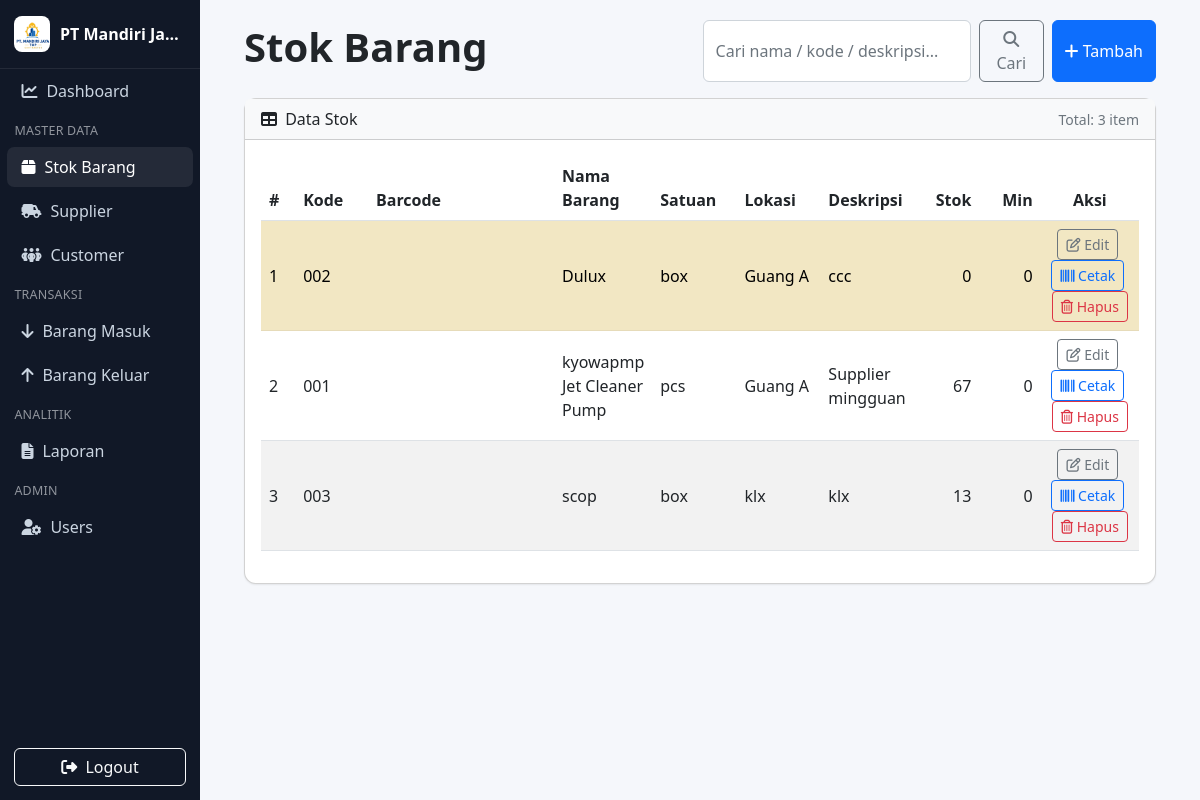
The page /pages/stok.php (signed in) on the database its author committed.
### tables this page shows
CREATE TABLE `stock` (
  `id_barang` int NOT NULL,
  `nama_barang` varchar(25) NOT NULL,
  `deskripsi` varchar(30) NOT NULL,
  `stock` int NOT NULL,
  `min_stock` int DEFAULT '0',
  `satuan` varchar(50) DEFAULT NULL,
  `lokasi` varchar(100) DEFAULT NULL,
  `kode_barang` varchar(50) DEFAULT NULL
);

### config.php (called while the page is built, shortened)
<?php
function url(string $path = ''): string {
  $base = rtrim(BASE_URL, '/');
  $path = ltrim($path, '/');
  return $base . '/' . $path;
}

### pages/stok.php (the view, shortened to what this page needs)
<?php
require_once __DIR__ . '/../config.php';
require_once __DIR__ . '/../koneksi.php';
include __DIR__ . '/../includes/header.php';
include __DIR__ . '/../includes/sidebar.php';
$conn = isset($koneksi) && $koneksi instanceof mysqli ? $koneksi : null;
function has_column(mysqli $db, string $table, string $col): bool {
  $tbl = $db->real_escape_string($table);
  $c   = $db->real_escape_string($col);
  $res = $db->query("SHOW COLUMNS FROM `{$tbl}` LIKE '{$c}'");
  return ($res && $res->num_rows > 0);
}
function s($v){ return trim((string)($v ?? '')); }
function i($v){ return (int)($v ?? 0); }
$hasMin   = has_column($conn,'stock','min_stock');
$hasSat   = has_column($conn,'stock','satuan');
$hasLok   = has_column($conn,'stock','lokasi');
$hasKode  = has_column($conn,'stock','kode_barang');
$hasDesc  = has_column($conn,'stock','deskripsi');
$q      = s($_GET['q'] ?? '');
$page   = max(1, i($_GET['page'] ?? 1));
$perPage= 10;
$offset = ($page-1)*$perPage;
$where="1=1"; $params=[]; $types='';
$sqlCount="SELECT COUNT(*) FROM stock WHERE $where";
$stmt=$conn->prepare($sqlCount);
$stmt->execute();
$totalRows=(int)$stmt->get_result()->fetch_row()[0];
$sqlList = "SELECT id_barang, nama_barang, stock"
          .($hasKode?", kode_barang":"")
          .($hasMin ?", min_stock":"")
          .($hasSat ?", satuan":"")
          .($hasLok ?", lokasi":"")
          .($hasDesc?", deskripsi":"")
          ." FROM stock WHERE $where
             ORDER BY nama_barang ASC LIMIT ? OFFSET ?";
$params2=$params; $types2=$types.'ii'; $params2[]=$perPage; $params2[]=$offset;
$stmt=$conn->prepare($sqlList);
if ($params) $stmt->bind_param($types2, ...$params2);
else $stmt->bind_param('ii',$perPage,$offset);
$stmt->execute();
$res=$stmt->get_result();
$rows=[]; while($r=$res->fetch_assoc()) $rows[]=$r;
?>
<div class="container-fluid px-3 px-xl-4">
  <div class="d-flex flex-wrap justify-content-between align-items-center mb-3">
    <h1 class="fw-bold mb-2">Stok Barang</h1>
    <div class="d-flex gap-2">
      <form class="d-flex" method="get" action="<?= url('pages/stok.php') ?>">
        <input type="text" class="form-control" name="q" placeholder="Cari nama / kode / deskripsi..."
               value="<?= htmlspecialchars($q) ?>">
        <button class="btn btn-outline-secondary ms-2" type="submit">
          <i class="fa-solid fa-magnifying-glass"></i> Cari
        </button>
      </form>
      <button class="btn btn-primary" data-bs-toggle="modal" data-bs-target="#modalForm">
        <i class="fa-solid fa-plus"></i> Tambah
      </button>
    </div>
  </div>
  <div class="card mb-3">
    <div class="card-header d-flex justify-content-between align-items-center">
      <span><i class="fa-solid fa-table me-1"></i> Data Stok</span>
      <small class="text-muted">Total: <?= number_format($totalRows,0,',','.') ?> item</small>
    </div>
    <div class="card-body">
      <?php if (empty($rows)): ?>
        <div class="empty-state">
          <i class="fa-regular fa-box"></i>
          <h6 class="mt-2 mb-1">Belum ada data</h6>
          <p class="text-muted mb-0">Klik tombol <b>Tambah</b> untuk menambahkan stok.</p>
        </div>
      <?php else: ?>
        <div class="table-responsive">
          <table class="table table-striped align-middle">
            <thead>
              <tr>
                <th style="width:70px;">#</th>
                <?php if ($hasKode): ?>
                  <th style="width:150px;">Kode</th>
                  <th style="width:180px;">Barcode</th>
                <?php endif; ?>
                <th>Nama Barang</th>
                <?php if ($hasSat): ?><th style="width:140px;">Satuan</th><?php endif; ?>
                <?php if ($hasLok): ?><th style="width:160px;">Lokasi</th><?php endif; ?>
                <?php if ($hasDesc): ?><th>Deskripsi</th><?php endif; ?>
                <th style="width:130px;" class="text-end">Stok</th>
                <?php if ($hasMin): ?><th style="width:130px;" class="text-end">Min</th><?php endif; ?>
                <th style="width:200px;" class="text-center">Aksi</th>
              </tr>
            </thead>
            <tbody>
              <?php $no=$offset+1; foreach($rows as $r): $isLow=$hasMin?((int)$r['stock'] <= (int)$r['min_stock']):false; ?>
              <tr class="<?= $isLow?'table-warning':'' ?>">
                <td><?= $no++ ?></td>
                <?php if ($hasKode): ?>
                  <td><?= htmlspecialchars($r['kode_barang'] ?? '') ?></td>
                  <td>
                    <?php if (!empty($r['kode_barang'])): ?>
                      <svg class="barcode" data-code="<?= htmlspecialchars($r['kode_barang'],ENT_QUOTES) ?>"
                           style="width:170px;height:44px;"></svg>
                    <?php endif; ?>
                  </td>
                <?php endif; ?>
                <td><?= htmlspecialchars($r['nama_barang']) ?></td>
                <?php if ($hasSat): ?><td><?= htmlspecialchars($r['satuan'] ?? '') ?></td><?php endif; ?>
                <?php if ($hasLok): ?><td><?= htmlspecialchars($r['lokasi'] ?? '') ?></td><?php endif; ?>
                <?php if ($hasDesc): ?><td><?= htmlspecialchars($r['deskripsi'] ?? '') ?></td><?php endif; ?>
                <td class="text-end"><?= number_format((int)$r['stock'],0,',','.') ?></td>
                <?php if ($hasMin): ?><td class="text-end"><?= number_format((int)$r['min_stock'],0,',','.') ?></td><?php endif; ?>
                <td class="text-center">
                  <button class="btn btn-sm btn-outline-secondary me-1"
                          data-bs-toggle="modal" data-bs-target="#modalForm"
                          data-mode="edit"
                          data-id="<?= (int)$r['id_barang'] ?>"
                          data-nama="<?= htmlspecialchars($r['nama_barang'],ENT_QUOTES) ?>"
                          data-stock="<?= (int)$r['stock'] ?>"
                          <?php if ($hasMin):  ?> data-min="<?= (int)$r['min_stock'] ?>" <?php endif; ?>
                          <?php if ($hasSat):  ?> data-satuan="<?= htmlspecialchars($r['satuan'] ?? '',ENT_QUOTES) ?>" <?php endif; ?>
                          <?php if ($hasLok):  ?> data-lokasi="<?= htmlspecialchars($r['lokasi'] ?? '',ENT_QUOTES) ?>" <?php endif; ?>
                          <?php if ($hasKode): ?> data-kode="<?= htmlspecialchars($r['kode_barang'] ?? '',ENT_QUOTES) ?>" <?php endif; ?>
                          <?php if ($hasDesc): ?> data-deskripsi="<?= htmlspecialchars($r['deskripsi'] ?? '',ENT_QUOTES) ?>" <?php endif; ?>
                  ><i class="fa-regular fa-pen-to-square"></i> Edit</button>
                  <?php if ($hasKode && !empty($r['kode_barang'])): ?>
                    <button type="button" class="btn btn-sm btn-outline-primary me-1 btn-print"
                            data-code="<?= htmlspecialchars($r['kode_barang'],ENT_QUOTES) ?>">
                      <i class="fa-solid fa-barcode"></i> Cetak
                    </button>
                  <?php endif; ?>
                  <form class="d-inline" method="post" onsubmit="return confirm('Hapus barang ini?');">
                    <button type="submit" class="btn btn-sm btn-outline-danger">
                      <i class="fa-regular fa-trash-can"></i> Hapus
                    </button>
                  </form>
                </td>
              </tr>
              <?php endforeach; ?>
            </tbody>
          </table>
        </div>
      <?php endif; ?>
    </div>
  </div>
</div>
<?php include __DIR__ . '/../includes/footer.php'; ?>

### includes/header.php (style rules this page uses)
:root { --sidebar-w: 200px; }
html, body { height: 100%; }
body { background: #f5f7fb; overflow-x: hidden; }
.card { border-radius: .75rem; box-shadow: 0 1px 2px rgba(0, 0, 0, .07); }
.card-header { background: #f8f9fa; font-weight: 500; }

### rows shown on the page
stock: kode_barang "002", nama_barang "Dulux", satuan "box", lokasi "Guang A", deskripsi "ccc", stock "0", min_stock "0"
stock: kode_barang "001", nama_barang "kyowapmp Jet Cleaner Pump", satuan "pcs", lokasi "Guang A", deskripsi "Supplier mingguan", stock "67", min_stock "0"
stock: kode_barang "003", nama_barang "scop", satuan "box", lokasi "klx", deskripsi "klx", stock "13", min_stock "0"

### other values the page prints
$companyName "PT Mandiri Ja…"
$totalRows "3"
